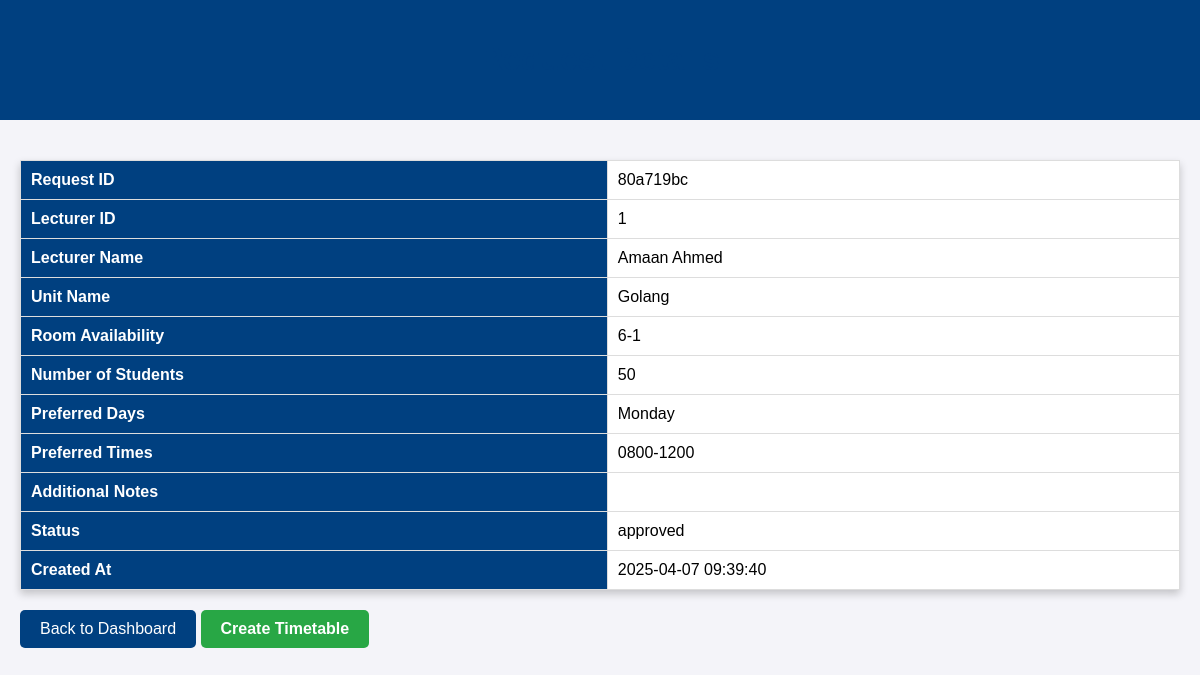
Page /dashboard/timetabler/view/80a719bc on the committed database.
### tables this page shows
CREATE TABLE timetable_requests (
                id TEXT PRIMARY KEY,
                lecturer_id INTEGER NOT NULL,
                lecturer_name STRING NOT NULL,
                course_id INTEGER,
                unit_name TEXT NOT NULL,
                room_available TEXT NOT NULL DEFAULT 'Unknown', --default value set here
                student_count INTEGER NOT NULL,
                preferred_days TEXT,
                preferred_times TEXT,
                additional_notes TEXT,
                status TEXT DEFAULT 'pending',
                created_at TEXT DEFAULT CURRENT_TIMESTAMP,
                timetable_id STRING,
                FOREIGN KEY(lecturer_id) REFERENCES users(id)
            );

### app.py (the view)
@app.route('/dashboard/timetabler/view/<request_id>')
def view_lecturer_request(request_id):
    with get_db_connection() as conn:
        request = conn.execute('''
            SELECT id, lecturer_id, lecturer_name, unit_name, room_available, student_count,
                   preferred_days, preferred_times, additional_notes, status, created_at
            FROM timetable_requests
            WHERE id = ?
        ''', (request_id,)).fetchone()
    if not request:
        return "Request not found", 404
    return render_template('view_lecturer_request.html', request=request)

### app.py (called while the page is built)
def get_db_connection():
    conn = sqlite3.connect('projo.db')  # Ensure this matches your database file
    conn.row_factory = sqlite3.Row  # Allows accessing columns by name
    return conn

### templates/view_lecturer_request.html (shortened to what this page needs)
<!DOCTYPE html>
<html lang="en">
<head>
</head>
<body>
    <header>
        <h1>Request Details</h1>
    </header>
    <main>
        <table>
            <tr>
                <th>Request ID</th>
                <td>{{ request.id }}</td>
            </tr>
            <tr>
                <th>Lecturer ID</th>
                <td>{{ request.lecturer_id }}</td>
            </tr>
            <tr>
                <th>Lecturer Name</th>
                <td>{{ request.lecturer_name }}</td>
            </tr>
            <tr>
                <th>Unit Name</th>
                <td>{{ request.unit_name }}</td>
            </tr>
            <tr>
                <th>Room Availability</th>
                <td>{{ request.room_available }}</td>
            </tr>
            <tr>
                <th>Number of Students</th>
                <td>{{ request.student_count }}</td>
            </tr>
            <tr>
                <th>Preferred Days</th>
                <td>{{ request.preferred_days }}</td>
            </tr>
            <tr>
                <th>Preferred Times</th>
                <td>{{ request.preferred_times }}</td>
            </tr>
            <tr>
                <th>Additional Notes</th>
                <td>{{ request.additional_notes }}</td>
            </tr>
            <tr>
                <th>Status</th>
                <td>{{ request.status }}</td>
            </tr>
            <tr>
                <th>Created At</th>
                <td>{{ request.created_at }}</td>
            </tr>
        </table>
        <a href="/dashboard/timetabler" style="display: inline-block; margin-top: 20px; text-decoration: none; background-color: #004080; color: white; padding: 10px 20px; border-radius: 5px;">Back to Dashboard</a>
        <a href="/timetable/create/{{ request.id }}" class="create-timetable-btn">Create Timetable</a>
    </main>
</body>
</html>

### templates/view_lecturer_request.html (style rules this page uses)
body { font-family: Arial, sans-serif; background-color: #f4f4f9; margin: 0; padding: 0; }
header { background-color: #004080; color: white; padding: 20px; text-align: center; }
main { padding: 20px; }
h1 { color: #004080; text-align: center; }
table { width: 100%; border-collapse: collapse; margin-top: 20px; background-color: white; box-shadow: 0 4px 8px rgba(0, 0, 0, 0.2); }
th, td { padding: 10px; text-align: left; border: 1px solid #ddd; }
th { background-color: #004080; color: white; }
.create-timetable-btn { display: inline-block; text-decoration: none; background-color: #28a745; color: white; padding: 10px 20px; border-radius: 5px; font-size: 16px; font-weight: bold; text-align: center; transition: background-color 0.3s ease; }

### rows in the picture
timetable_requests: id "80a719bc", lecturer_id "1", lecturer_name "Amaan Ahmed", unit_name "Golang", room_available "6-1", student_count "50", preferred_days "Monday", preferred_times "0800-1200", status "approved", created_at "2025-04-07 09:39:40"
